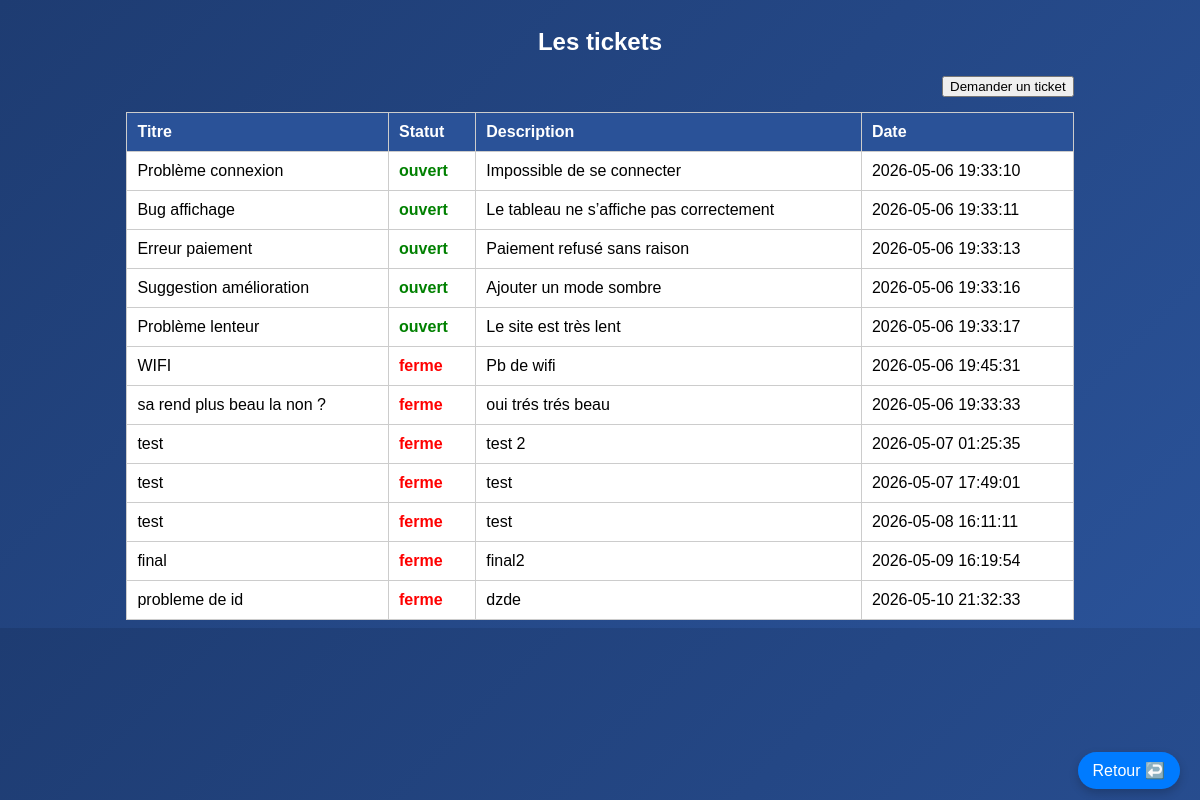
Screenshot of /hebdesk_nassihi_soufiane/ticket.php with the database file from the repository.
### tables this page shows
CREATE TABLE `tickets` (
  `id` int(11) NOT NULL,
  `titre` varchar(255) NOT NULL,
  `description` text NOT NULL,
  `statut` enum('ouvert','en_cours','ferme','') NOT NULL,
  `user_id` int(11) NOT NULL,
  `date_de_creation` timestamp NOT NULL DEFAULT current_timestamp() ON UPDATE current_timestamp()
);

### hebdesk_nassihi_soufiane/ticket.php (the view, shortened to what this page needs)
<?php
require_once('config.php');
?>
<!DOCTYPE html>
<html lang="fr">
<head>
</head>
<body>
<h2 style="text-align:center;">Les tickets</h2>
<form action="" method="POST">
    <button type="submit" class="Envoyer" name="bouton">Demander un ticket</button>
</form>
<nav>
  <ul>
    <li><a href="index.php">Retour ↩️</a></li>
  </ul>
</nav>
<table>
    <tr>
        <th>Titre</th>
        <th>Statut</th>
        <th>Description</th>
        <th>Date</th>
    </tr>
<?php
$monAffiche = mysqli_query($monLien, "SELECT * FROM tickets");
while ($ligne = mysqli_fetch_assoc($monAffiche)) {
?>
<tr>
    <td>
        <a href="index2.php?ticket_id=<?php print $ligne['id']; ?>">
            <?php print $ligne['titre']; ?>
        </a>
    </td>
    <td class="<?php print $ligne['statut']; ?>">
        <?php print $ligne['statut']; ?>
    </td>
    <td>
        <?php print $ligne['description']; ?>
    </td>
    <td>
        <?php print $ligne['date_de_creation']; ?>
    </td>
</tr>
<?php
}
?>
</table>
</body>
</html>

### hebdesk_nassihi_soufiane/ticket.php (style rules this page uses)
body { background: linear-gradient(135deg, #1e3c72, #2a5298); font-family: Arial; color: white; display: flex; flex-direction: column; align-items: stretch; }
table { width: 80%; margin: auto; border-collapse: collapse; background: white; color: black; }
th, td { padding: 10px; border: 1px solid #ccc; text-align: left; }
th { background: #2a5298; color: white; }
.ouvert { color: green; font-weight: bold; }
.ferme { color: red; font-weight: bold; }
form { width: 80%; margin: auto; display: flex; justify-content: flex-end; margin-bottom: 15px; }
a { text-decoration:none; color:black; }
nav { position: fixed; bottom: 20px; right: 20px; }
nav ul { margin: 0; padding: 0; }
nav li { list-style: none; }
nav a { background: #007BFF; color: white; padding: 10px 15px; border-radius: 20px; box-shadow: 0 4px 10px rgba(0,0,0,0.2); }

### rows the page displays
tickets: titre "Problème connexion", statut "ouvert", description "Impossible de se connecter", date_de_creation "2026-05-06 19:33:10"
tickets: titre "Bug affichage", statut "ouvert", description "Le tableau ne s’affiche pas correctement", date_de_creation "2026-05-06 19:33:11"
tickets: titre "Erreur paiement", statut "ouvert", description "Paiement refusé sans raison", date_de_creation "2026-05-06 19:33:13"
tickets: titre "Suggestion amélioration", statut "ouvert", description "Ajouter un mode sombre", date_de_creation "2026-05-06 19:33:16"
tickets: titre "Problème lenteur", statut "ouvert", description "Le site est très lent", date_de_creation "2026-05-06 19:33:17"
tickets: titre "WIFI", statut "ferme", description "Pb de wifi", date_de_creation "2026-05-06 19:45:31"
tickets: titre "sa rend plus beau la non ?", statut "ferme", description "oui trés trés beau", date_de_creation "2026-05-06 19:33:33"
tickets: titre "test", statut "ferme", description "test 2", date_de_creation "2026-05-07 01:25:35"
tickets: titre "test", statut "ferme", description "test", date_de_creation "2026-05-07 17:49:01"
tickets: titre "test", statut "ferme", description "test", date_de_creation "2026-05-08 16:11:11"
tickets: titre "final", statut "ferme", description "final2", date_de_creation "2026-05-09 16:19:54"
tickets: titre "probleme de id", statut "ferme", description "dzde", date_de_creation "2026-05-10 21:32:33"
